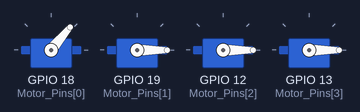
This sketch was run on a simulated ESP32. Parts: 4 × servo.

Above: at 2.05 s.
At 2.5 s:
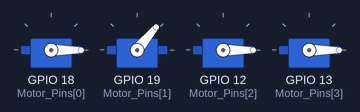
At 3.0 s:
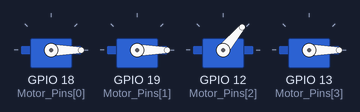
At 4.0 s:
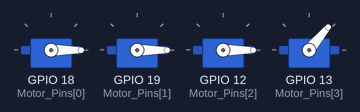
Timing chart, 0 to 6.6 s (numbered marks = the images above):
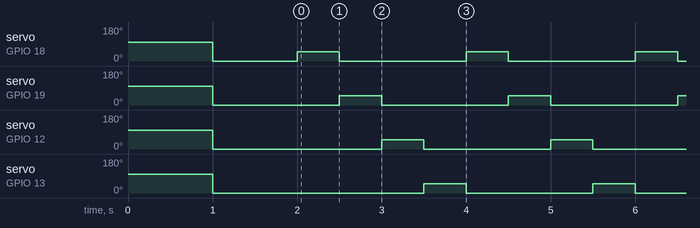

Measured:
- by itself, servo on GPIO 19 (Motor_Pins[1]): alternates 50° for 0.50 s and 0° for 1.5 s
- by itself, servo on GPIO 18 (Motor_Pins[0]), servo on GPIO 12 (Motor_Pins[2]), servo on GPIO 13 (Motor_Pins[3]): repeats every 2.0 s: 50° 0.50 s, 0° 1.5 s

The sketch:

Motor_Test.ino
```cpp
/* =========================================================================
   Take number from Seiral with serialEvent() and set it as throtle point
 * ========================================================================= */

#include <ESP32Servo.h>

int i = 0;
int Motor_Pins[4] = {18, 19, 12, 13};

bool stringComplete;
String inputString;

Servo MotorFL;  // create servo object to control a ESC
Servo MotorFR;
Servo MotorBL;
Servo MotorBR;

void setup()
{
    Serial.begin(115200);
    // create servo object to control a ESC
    MotorFL.attach(Motor_Pins[0], 1000, 2000);
    MotorFR.attach(Motor_Pins[1], 1000, 2000);
    MotorBL.attach(Motor_Pins[2], 1000, 2000);
    MotorBR.attach(Motor_Pins[3], 1000, 2000);
    // calibrate esc
    MotorFL.write(100);
    MotorFR.write(100);
    MotorBL.write(100);
    MotorBR.write(100);
    delay(1000);
    MotorFL.write(0);
    MotorFR.write(0);
    MotorBL.write(0);
    MotorBR.write(0);
    delay(1000);
}

void loop()
{
    MotorFL.write(50);
    MotorFR.write(0);
    MotorBL.write(0);
    MotorBR.write(0);
    delay(500);

    MotorFL.write(0);
    MotorFR.write(50);
    MotorBL.write(0);
    MotorBR.write(0);
    delay(500);

    MotorFL.write(0);
    MotorFR.write(0);
    MotorBL.write(50);
    MotorBR.write(0);
    delay(500);

    MotorFL.write(0);
    MotorFR.write(0);
    MotorBL.write(0);
    MotorBR.write(50);
    delay(500);
    // serialEvent();
    // if (stringComplete)
    // {
    //     Serial.print("input: ");
    //     Serial.println(inputString);
    //     if (inputString.startsWith("Step"))
    //     {
    //         Serial.println("Ack: Step");
    //         delay(100);
    //         int spaceIndex = inputString.indexOf(' ');
    //         if (spaceIndex != -1)
    //         {
    //             String value = inputString.substring(spaceIndex + 1);
    //             int amount = value.toInt();
    //             Serial.println(amount);
    //             MotorFL.write(amount);
    //             MotorFR.write(amount);
    //             MotorBL.write(amount);
    //             MotorBR.write(amount);
    //         }
    //     }

    //     inputString = "";
    //     stringComplete = false;
    // }
}

void serialEvent()
{
    while (Serial.available())
    {
        char inChar = (char)Serial.read();
        inputString += inChar;
        if (inChar == '\n')
        {
            stringComplete = true;
        }
    }
}

// void MotorPID(float setpoint){
//     // calculate Error
//     for(int i=0; i<3; i++){
//         e[i] = RPY_Setpoint[i] - rpy[i];
//     }

//     // calculate PID ctl cmd
//     for(int i=0; i<3; i++){
//         integral[i] += e[i] * dt;
//         g[i] = P[i]*e[i] + I[i]*(integral[i]) + D[i]*(e[i]-Prev_e[i])/dt;
//     }

//     // convert PID ctl cmd to motor ctl cmd
//     for(int i=0; i<3; i++){
//         Motor_Speed[i] = map(constrain(({-1, 1, -1, 1} * g(1) + {1, 1, -1, -1} * g(2) + {1, -1, -1, 1} * g(3)), -255, 255), -255, 255, 0, 180);
//     }

//     MotorFL.write(Motor_Speed[0]);
//     MotorFR.write(Motor_Speed[1]);
//     MotorBL.write(Motor_Speed[2]);
//     MotorBR.write(Motor_Speed[3]);
// }
```
